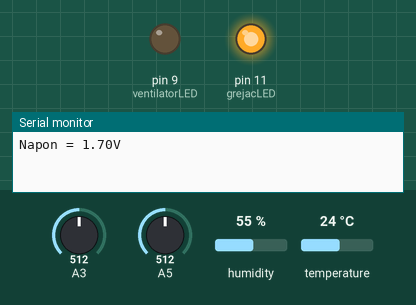
This sketch was run on a simulated Arduino Uno, built with avr-gcc and run on an emulated ATmega328P. Parts: output pins drawn as LEDs (lit = HIGH), the last lines printed to the serial monitor. The test bench sets the inputs (shaded band); at power-on: A3 = 512, A5 = 512, humidity 55 %, temperature 24 °C.

Above: at 1.1 s.
At 2.1 s:
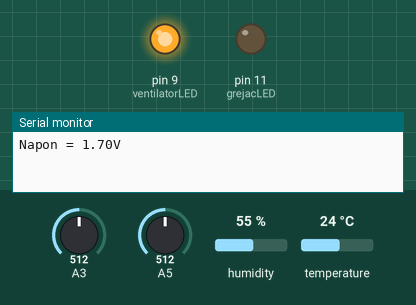
At 3.1 s:
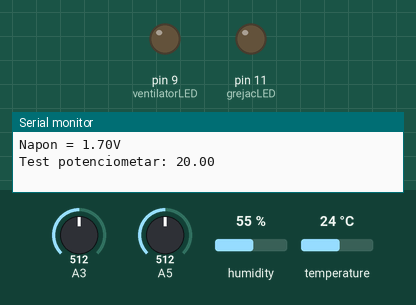
Timing chart, 0 to 4.6 s (numbered marks = the images above):
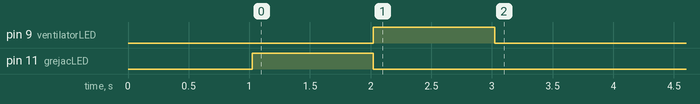

The sketch:

B21_TestProgram.ino
```cpp
// ---  B21 - Regulisanje temperature u plasteniku (Test program)
// ---  Autor: Zoran Todorovic
// ---  09.06.2022.

// [Biblioteke] //
#include <dht.h> // ukljucivanje DHT biblioteke

dht DHT;

// [Promenljive za pinove] //
#define DHT11_PIN A0 // pin na koji je spojen DHT (analogni ili digitalni, ali digitalni preporucujem)
const int grejacLED = 11;   // pin na koji je spojen grejac (LED)
const int ventilatorLED = 9; // pin na koji je spojen ventilator (LED)


// [Custom map funkcija za decimalne (float) brojeve ] //
float mapFloat(float x, float in_min, float in_max, float out_min, float out_max) {
  return float((x - in_min) * (out_max - out_min) / (in_max - in_min) + out_min);
}

void test(){
  DHT.read11(DHT11_PIN);
  float voltage = float(mapFloat(DHT.temperature, 0, 50, 0.5, 3));
  Serial.println("Napon = " + String(voltage) + "V");
  delay(1000);
  digitalWrite(grejacLED, HIGH);
  delay(1000);
  digitalWrite(ventilatorLED, HIGH);
  digitalWrite(grejacLED, LOW);
  delay(1000);
  digitalWrite(ventilatorLED, LOW);
}

void setup(){
  Serial.begin(9600);
  pinMode(grejacLED, OUTPUT);
  pinMode(ventilatorLED, OUTPUT);
  test();
}


void loop(){
  Serial.println("Test potenciometar: " + String((analogRead(A5) * (5000 / 1024.0) - 500) / 100));
  float temp = mapFloat(analogRead(A3), 0, 1024, 0 , 50);

  // [Regulsanje LED na osnovu DHT Temperature ] //
  if(temp < 20) digitalWrite(grejacLED, HIGH);
  else if(temp >= 25 && digitalRead(grejacLED)) digitalWrite(grejacLED, LOW);
  if(temp >= 30) digitalWrite(ventilatorLED, HIGH);
  else if(temp <= 25 && digitalRead(ventilatorLED)) digitalWrite(ventilatorLED, LOW);

  delay(200);
}
```
